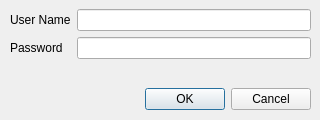
<?xml version="1.0" encoding="UTF-8"?>
<ui version="4.0">
 <class>LoginDialog</class>
 <widget class="QDialog" name="LoginDialog">
  <property name="geometry">
   <rect>
    <x>0</x>
    <y>0</y>
    <width>320</width>
    <height>120</height>
   </rect>
  </property>
  <property name="windowTitle">
   <string>Login</string>
  </property>
  <widget class="QWidget" name="verticalLayoutWidget">
   <property name="geometry">
    <rect>
     <x>10</x>
     <y>9</y>
     <width>301</width>
     <height>101</height>
    </rect>
   </property>
   <layout class="QVBoxLayout" name="verticalLayout">
    <item>
     <layout class="QFormLayout" name="formLayout">
      <item row="0" column="1">
       <widget class="QLineEdit" name="userName_lineEdit"/>
      </item>
      <item row="0" column="0">
       <widget class="QLabel" name="userName_label">
        <property name="text">
         <string>User Name</string>
        </property>
       </widget>
      </item>
      <item row="1" column="0">
       <widget class="QLabel" name="passWord_label">
        <property name="text">
         <string>Password</string>
        </property>
       </widget>
      </item>
      <item row="1" column="1">
       <widget class="QLineEdit" name="passWord_lineEdit">
        <property name="text">
         <string/>
        </property>
        <property name="echoMode">
         <enum>QLineEdit::Password</enum>
        </property>
        <property name="readOnly">
         <bool>false</bool>
        </property>
       </widget>
      </item>
     </layout>
    </item>
    <item>
     <widget class="QDialogButtonBox" name="buttonBox">
      <property name="orientation">
       <enum>Qt::Horizontal</enum>
      </property>
      <property name="standardButtons">
       <set>QDialogButtonBox::Cancel|QDialogButtonBox::Ok</set>
      </property>
     </widget>
    </item>
   </layout>
  </widget>
 </widget>
 <resources/>
 <connections>
  <connection>
   <sender>buttonBox</sender>
   <signal>accepted()</signal>
   <receiver>LoginDialog</receiver>
   <slot>accept()</slot>
   <hints>
    <hint type="sourcelabel">
     <x>248</x>
     <y>254</y>
    </hint>
    <hint type="destinationlabel">
     <x>157</x>
     <y>274</y>
    </hint>
   </hints>
  </connection>
  <connection>
   <sender>buttonBox</sender>
   <signal>rejected()</signal>
   <receiver>LoginDialog</receiver>
   <slot>reject()</slot>
   <hints>
    <hint type="sourcelabel">
     <x>316</x>
     <y>260</y>
    </hint>
    <hint type="destinationlabel">
     <x>286</x>
     <y>274</y>
    </hint>
   </hints>
  </connection>
 </connections>
</ui>
